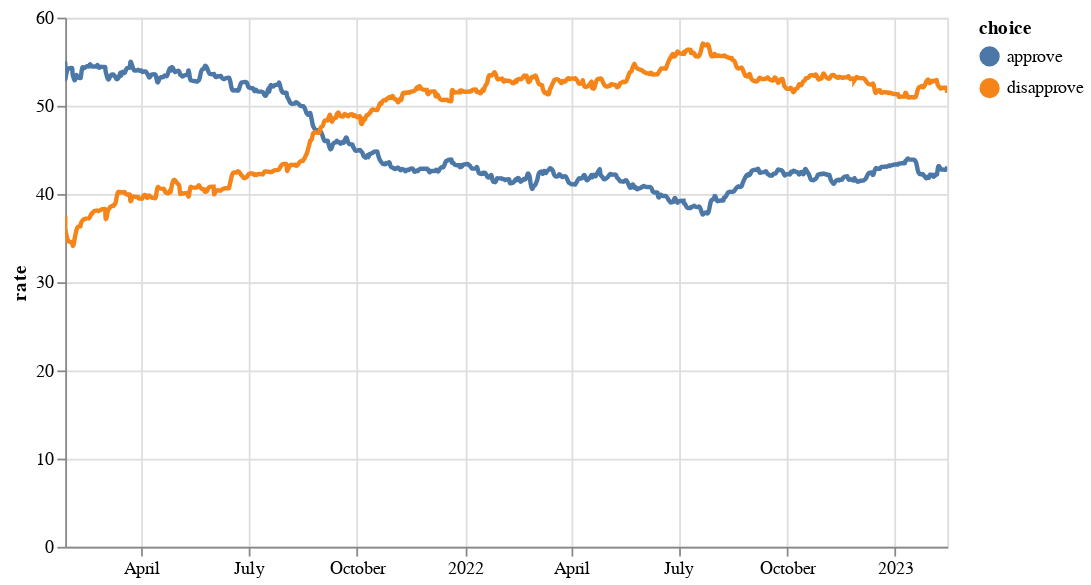

Notebook source saved alongside this figure:
### Markdown cell above
# Visualization 3: Approval Ratings for Joe Biden 2021-2023

We will replicate the following visualization:
![alt text](https://raw.githubusercontent.com/dallascard/SI649_public/main/altair_hw3/fig/3_1.jpg?raw=true)

**Description of the visualization (static):**
*   Use *df2* for this exercise
*   This visualization has 4 components: **line chart**, **vertical line**, **points** and **texts** 

**Description of the visualization (interactive):**
1. Enable zooming and panning along the x-axis. (The gif below only displays the line chart.)
![alt text](https://raw.githubusercontent.com/dallascard/SI649_public/main/altair_hw3/fig/3_2.gif?raw=true)
2. Display a vertical line that moves with the mouse. This will require you to add additional chart component(let's call it **vLine**).
![alt text](https://raw.githubusercontent.com/dallascard/SI649_public/main/altair_hw3/fig/3_3.gif?raw=true)
3. Display the intersection of the **vLine** with the **line chart** as 2 circles (let's call these two circles **intersection dots**). 
4. When hovering over these **intersection dots**, display the *ratings* in text label.  
![alt text](https://raw.githubusercontent.com/dallascard/SI649_public/main/altair_hw3/fig/3_4.gif?raw=true)

**Sample style settings (optional):**
Here's a list of default style settings we used to generate the graph.

* line chart size = 2.5, 
* vLine: size=4, color="lightgray", initial opacity = 0 
* indicator dot: size=90
* text label: fontSize=14, align='left', dx=7

**Hint**


* We only want to enable zooming and panning along the x-axis.
*  There are multiple ways of implementing the **vLine**. Here is one of them: 
> 1) use mark_rule to generate a line for every single data point and set these line's opacity to be 0.

> 2) when mouse hovering over a line, display it by changing its opacity. 

*  The implementation of the **intersection dots** is similar to that of the **vLine**. Do you need a new selection/condition for the **intersection dots**?

### Code cell
# Create a selection for zooming and panning across the x-axis
pan_x = alt.selection_interval(bind='scales', encodings=['x'])

# Create a selection and condition for the vertical line, annotation dots, and text annotations
nearest = alt.selection_point(nearest=True, on='mouseover', fields=['timestamp'], empty=False)

# Create the base chart and filter to All polls
line = alt.Chart(df2).mark_line(interpolate='basis', size=2.5).transform_filter(
    alt.datum.subgroup == 'All polls'
).encode(
    x=alt.X('timestamp:T', title=None),
    y='rate:Q',
    color='choice:N'
).add_params(pan_x)

# Vertical line
rules = alt.Chart(df2).mark_rule(color='lightgray', size=4).encode(
    x='timestamp:T',
).transform_filter(
    nearest
)

# interaction dots
selectors = alt.Chart(df2).mark_point().encode(
    x='timestamp:T',
    opacity=alt.value(0),
).add_params(
    nearest
)
points = line.mark_point(size=90).encode(
    opacity=alt.condition(nearest, alt.value(1), alt.value(0))
)

# interaction text labels
text = line.mark_text(align='left', dx=7, fontSize=14).encode(
    text=alt.condition(nearest, alt.Text('rate:Q', format='.2f'), alt.value(' '))
)

# Put them all together
alt.layer(
    line, points, selectors, rules, text
).properties(
    width=500
)

### Figure 1 — Vega-Lite specification as saved in the notebook (floating-point values rounded to 4 significant figures; data arrays with more than 128 entries replaced by an {"elided": "..."} marker saying what was removed)
{"$schema": "https://vega.github.io/schema/vega-lite/v5.16.3.json", "config": {"view": {"continuousHeight": 300, "continuousWidth": 300}}, "data": {"name": "data-ebba975fdd31a54e1734f6b5ba0a89ec"}, "datasets": {"data-ebba975fdd31a54e1734f6b5ba0a89ec": {"elided": "4494 records"}}, "layer": [{"encoding": {"color": {"field": "choice", "type": "nominal"}, "x": {"field": "timestamp", "title": null, "type": "temporal"}, "y": {"field": "rate", "type": "quantitative"}}, "mark": {"interpolate": "basis", "size": 2.5, "type": "line"}, "name": "view_3", "transform": [{"filter": "(datum.subgroup === 'All polls')"}]}, {"encoding": {"color": {"field": "choice", "type": "nominal"}, "opacity": {"condition": {"empty": false, "param": "param_4", "value": 1}, "value": 0}, "x": {"field": "timestamp", "title": null, "type": "temporal"}, "y": {"field": "rate", "type": "quantitative"}}, "mark": {"size": 90, "type": "point"}, "transform": [{"filter": "(datum.subgroup === 'All polls')"}]}, {"encoding": {"opacity": {"value": 0}, "x": {"field": "timestamp", "type": "temporal"}}, "mark": {"type": "point"}, "name": "view_4"}, {"encoding": {"x": {"field": "timestamp", "type": "temporal"}}, "mark": {"color": "lightgray", "size": 4, "type": "rule"}, "transform": [{"filter": {"empty": false, "param": "param_4"}}]}, {"encoding": {"color": {"field": "choice", "type": "nominal"}, "text": {"condition": {"empty": false, "field": "rate", "format": ".2f", "param": "param_4", "type": "quantitative"}, "value": " "}, "x": {"field": "timestamp", "title": null, "type": "temporal"}, "y": {"field": "rate", "type": "quantitative"}}, "mark": {"align": "left", "dx": 7, "fontSize": 14, "type": "text"}, "transform": [{"filter": "(datum.subgroup === 'All polls')"}]}], "params": [{"bind": "scales", "name": "param_3", "select": {"encodings": ["x"], "type": "interval"}, "views": ["view_3"]}, {"name": "param_4", "select": {"fields": ["timestamp"], "nearest": true, "on": "mouseover", "type": "point"}, "views": ["view_4"]}], "width": 500}
